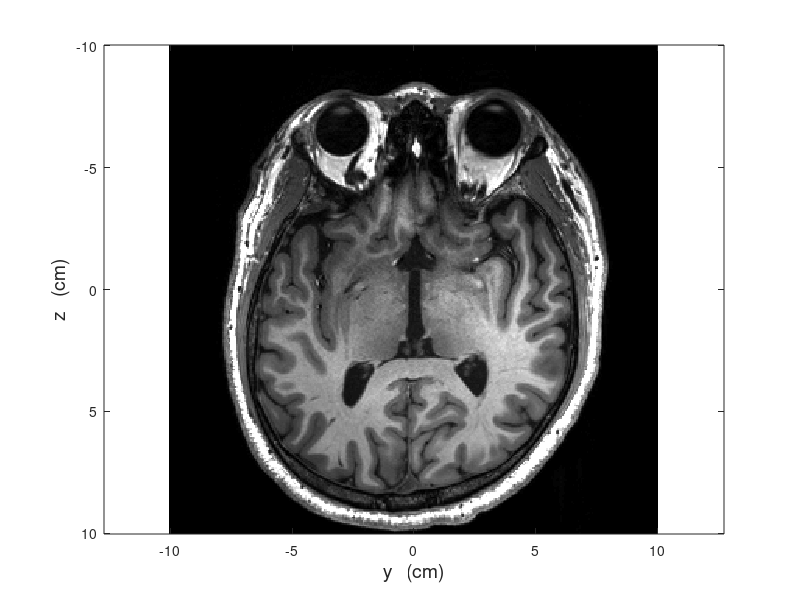
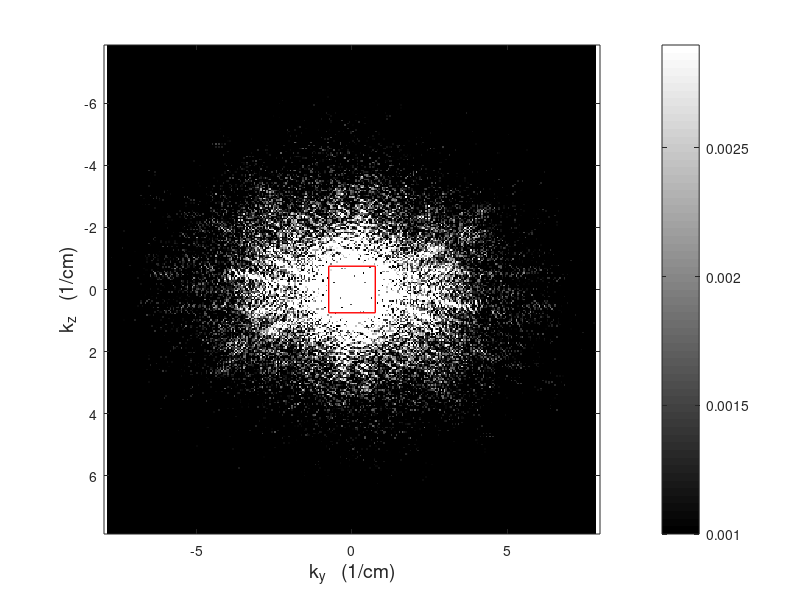
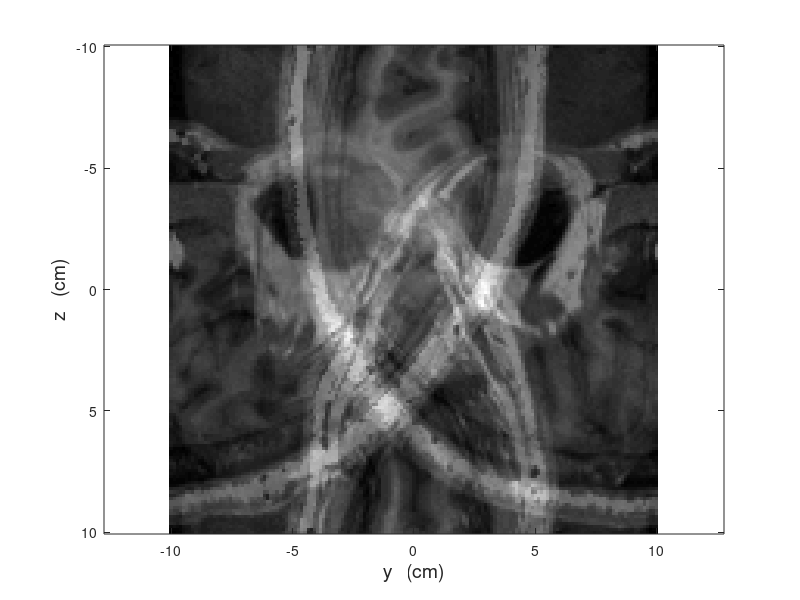
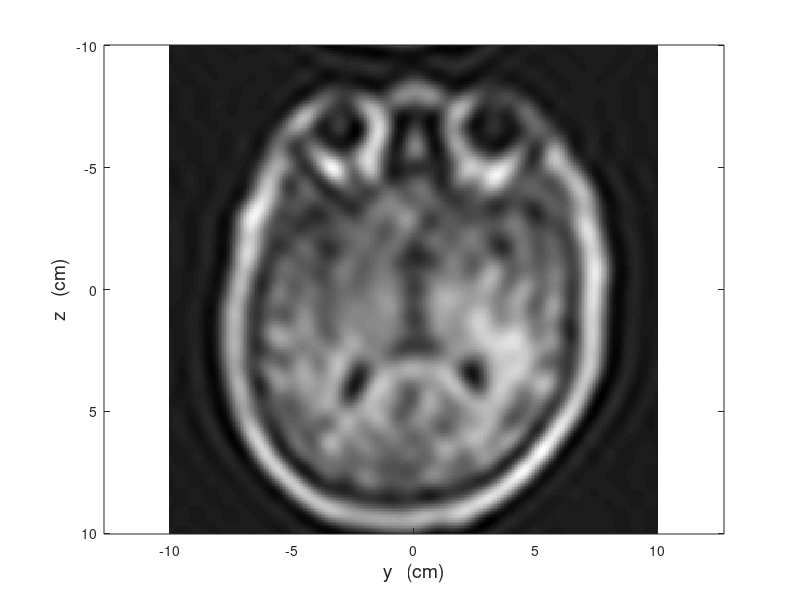

The MATLAB script that drew these images, in order:
%
% Gabbiani and Cox, Mathematics for Neuroscientists
%
% four2b.m  
%
% Illustrate aspects of the 2-dimensional Fourier Transform
% on a brain slice - contained in  mri_image.mat  courtesy of
% Dr. M. S. Beauchamp, Dept. of Neurosurgery, 
% Baylor College of Medicine
%
%  usage:   four2b
%

close all

load('mri_image');

cam = mbmri144;

figure(1)                               % plot original image
x = linspace(-10,10,314);
y = x;
imagesc(x,y,real(cam))
colormap('gray')
axis equal
axis tight
xlabel('y   (cm)','fontsize',14)
ylabel('z   (cm)','fontsize',14)

figure(2)                               % plot its Fourier Transform
fcam = fft2(double(cam));
sfcam = fftshift(fcam);

%plot absolute value of Fourier coefficients 
%and normalize peak coefficient to 1
masfcam = abs(sfcam)/max(abs(sfcam(:)));
kx = linspace(-157/20,157/20,314);
ky = kx;
%the last parameter sets the color scale to show 90 percent of pixels 
imagesc(kx,ky,masfcam,[0.001 0.0029])
colormap(gray)
colorbar
hold on
cutoff = 15;
plot(cutoff*[-1 1 1 -1 -1]/20,cutoff*[-1 -1 1 1 -1]/20,'r','linewidth',1)
hold off
axis equal
axis tight
xlabel('k_y   (1/cm)','fontsize',14)
ylabel('k_z   (1/cm)','fontsize',14)

figure(3)     % plot image recovered from undersampled Fourier Transform
fcamunder = fcam(1:2:end,1:2:end);
camunder = ifft2(fcamunder);
imagesc(x,y,real(camunder))
colormap('gray')
axis equal
axis tight
xlabel('y   (cm)','fontsize',14)
ylabel('z   (cm)','fontsize',14)

figure(4)   % plot image recovered from Low Pass Filtered Fourier Transform
sfcamlo = zeros(314);
range = 157-cutoff:157+cutoff;
sfcamlo(range,range) = sfcam(range,range);
camlo = ifft2(ifftshift(sfcamlo));
imagesc(x,y,real(camlo))
colormap('gray')
axis equal
axis tight
xlabel('y   (cm)','fontsize',14)
ylabel('z   (cm)','fontsize',14)

figure(5)  % plot image recovered from High Pass Filtered Fourier Transform
sfcamhi = sfcam;
sfcamhi(range,range) = zeros(length(range));
camhi = ifft2(ifftshift(sfcamhi));
imagesc(x,y,real(camhi))
colormap('gray')
axis equal
axis tight
xlabel('y   (cm)','fontsize',14)
ylabel('z   (cm)','fontsize',14)
